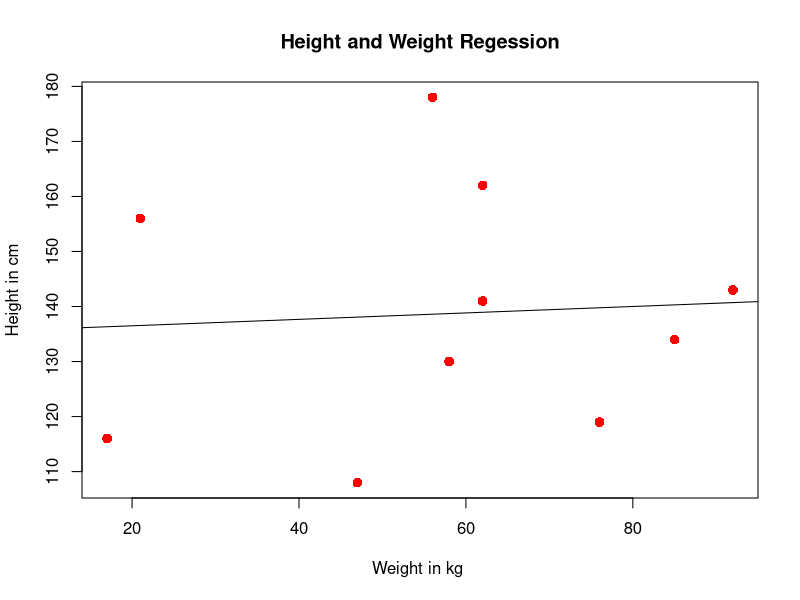

R code for this plot:
x <- c(141,134,178,156,108,116,119,143,162,130)
y <- c(62,85,56,21,47,17,76,92,62,58)
relationship_model <- lm(y~x)
print(relationship_model)
print(summary(relationship_model))
png(file= "linear_regress.png")
plot(y,x,col="red",
     main="Height and Weight Regession",
     abline(lm(x~y)),cex=1.3,pch=16,
     xlab = "Weight in kg ", ylab="Height in cm")
dev.off()
     